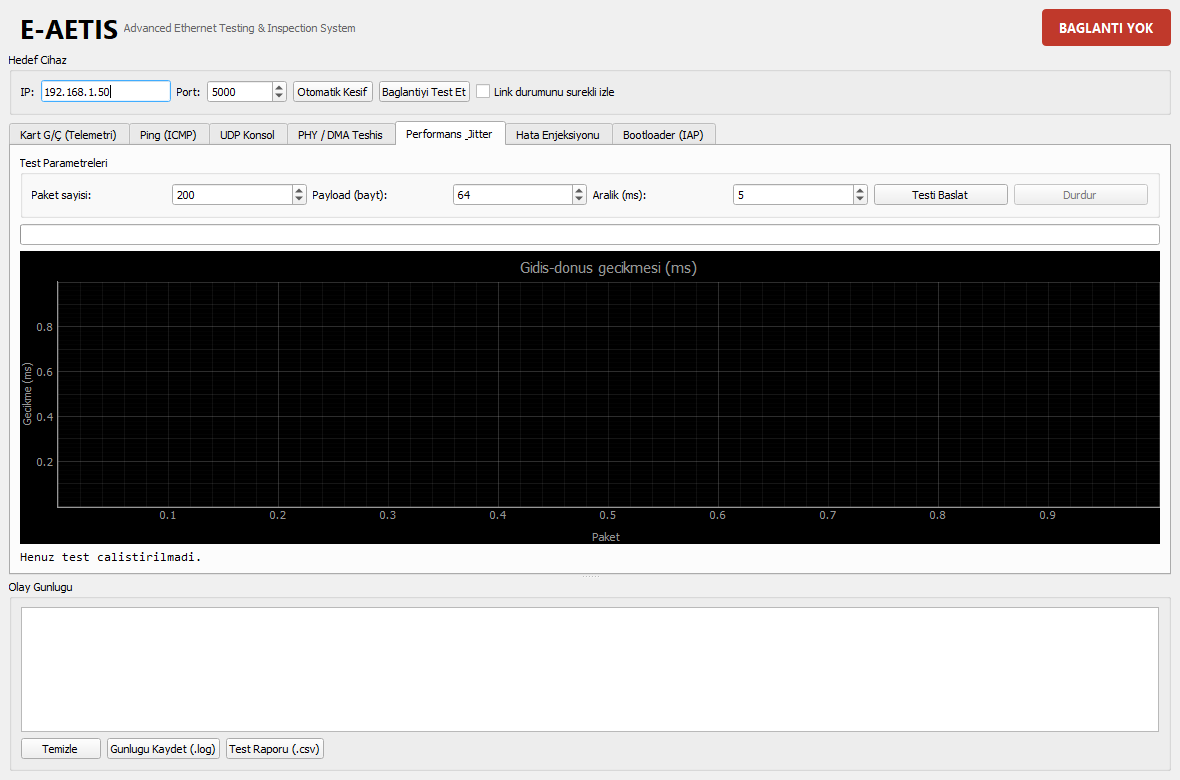

The script that drew this image:
#!/usr/bin/env python3
# -*- coding: utf-8 -*-
"""
E-AETIS - EHSIM Advanced Ethernet Testing & Inspection System
=============================================================
GELISIM DURUMU: 25 Agustos 2026 - Staj 22. Gun

Bir onceki gune (24 Agustos) ek olarak bugun:
  - PingWorker tamamlandi -> "Ping (ICMP)" sekmesi calisir hale geldi.
  - BenchmarkWorker yazildi -> "Performans & Jitter" sekmesi calisir hale geldi.
  - "PHY / DMA Teshis" sekmesinin altyapisi (ozet tablo + ham register
    tablosu + loopback kontrolu) kuruldu.
"Hata Enjeksiyonu" ve "Bootloader (IAP)" sekmeleri hala gelistirilme
asamasinda (yarinki gune birakildi).

Ekran goruntusu almak icin:  python 25_agustos.py
(Gereksinim: pip install PyQt5 pyqtgraph)
"""

import sys
import os
import csv
import time
import socket
import platform
import subprocess
import re
from datetime import datetime

from PyQt5.QtWidgets import (
    QApplication, QMainWindow, QWidget, QVBoxLayout, QHBoxLayout, QGridLayout,
    QGroupBox, QLabel, QLineEdit, QPushButton, QTextEdit, QTableWidget,
    QTableWidgetItem, QTabWidget, QProgressBar, QFileDialog, QHeaderView,
    QSpinBox, QComboBox, QCheckBox, QSplitter, QMessageBox
)
from PyQt5.QtCore import Qt, QThread, pyqtSignal, QTimer
from PyQt5.QtGui import QFont, QColor, QPixmap, QTextCursor

try:
    import pyqtgraph as pg
    HAS_PYQTGRAPH = True
except ImportError:
    HAS_PYQTGRAPH = False


# =============================================================================
#  PROTOKOL KATMANI
#  Tum soket islemleri buradan gecer. Arayuz asla dogrudan socket kullanmaz.
# =============================================================================

class Protocol:
    """E-AETIS UDP sozlesmesi. Firmware tarafi eth_app.c icindedir."""

    DEFAULT_PORT = 5000

    def __init__(self, ip="192.168.1.50", port=DEFAULT_PORT, timeout=1.0):
        self.ip = ip
        self.port = port
        self.timeout = timeout

    # --- Dusuk seviye ---------------------------------------------------

    def _sock(self, broadcast=False, timeout=None):
        s = socket.socket(socket.AF_INET, socket.SOCK_DGRAM)
        if broadcast:
            s.setsockopt(socket.SOL_SOCKET, socket.SO_BROADCAST, 1)
        s.settimeout(timeout if timeout is not None else self.timeout)
        return s

    def request(self, payload, expect_reply=True, timeout=None, ip=None):
        """Tek istek/yanit. (yanit_bytes, gecikme_ms) veya (None, None)."""
        if isinstance(payload, str):
            payload = payload.encode("utf-8")

        target = ip or self.ip
        s = self._sock(timeout=timeout)
        try:
            t0 = time.perf_counter()
            s.sendto(payload, (target, self.port))
            if not expect_reply:
                return b"", 0.0
            data, _ = s.recvfrom(4096)
            return data, (time.perf_counter() - t0) * 1000.0
        except socket.timeout:
            return None, None
        finally:
            s.close()

    def fire(self, payload, ip=None):
        """Yanit beklemeden gonder (fuzzing icin, ileride kullanilacak)."""
        if isinstance(payload, str):
            payload = payload.encode("utf-8")
        s = self._sock()
        try:
            s.sendto(payload, (ip or self.ip, self.port))
        finally:
            s.close()

    # --- Yanit ayristirma -----------------------------------------------

    @staticmethod
    def parse(data):
        """'HEADER|K:V|K:V' -> (header, {K: V}). Bozuk yanitta cokmez."""
        if not data:
            return None, {}
        text = data.decode("utf-8", errors="replace").strip()
        parts = text.split("|")
        header = parts[0] if parts else ""
        kv = {}
        for p in parts[1:]:
            if ":" in p:
                k, _, v = p.partition(":")   # split degil partition: cok kolonlu
                kv[k.strip()] = v.strip()    # degerler guvenli
        return header, kv

    # --- Komutlar --------------------------------------------------------

    def discover(self, timeout=2.0):
        """Agda cihaz ara. [(ip, bilgi_dict), ...] doner."""
        s = self._sock(broadcast=True, timeout=timeout)
        found = []
        try:
            s.sendto(b"DISCOVER_STM32_REQ", ("255.255.255.255", self.port))
            deadline = time.time() + timeout
            while time.time() < deadline:
                s.settimeout(max(0.05, deadline - time.time()))
                try:
                    data, addr = s.recvfrom(1024)
                except socket.timeout:
                    break
                header, kv = self.parse(data)
                if header.startswith("STM32_ACK"):
                    found.append((addr[0], kv))
        finally:
            s.close()
        return found

    def get_phy_stats(self):
        data, _ = self.request("GET_PHY_DMA_STATS", timeout=1.5)
        return self.parse(data)[1] if data else None

    def get_stats(self):
        data, _ = self.request("GET_STATS", timeout=1.5)
        return self.parse(data)[1] if data else None

    def reset_stats(self):
        data, _ = self.request("RESET_STATS")
        return data is not None

    def phy_read(self, reg):
        data, _ = self.request("PHY_READ|REG:%d" % reg)
        if not data:
            return None
        header, kv = self.parse(data)
        if header != "PHY_REG":
            return None
        try:
            return int(kv.get("VAL", "0"), 16)
        except ValueError:
            return None

    def phy_write(self, reg, value):
        data, _ = self.request("PHY_WRITE|REG:%d|VAL:0x%04X" % (reg, value))
        return data is not None and self.parse(data)[0] == "PHY_WOK"

    def phy_scan(self):
        data, _ = self.request("PHY_SCAN", timeout=3.0)
        return self.parse(data)[1] if data else None

    def loopback(self, enable):
        data, _ = self.request("LOOPBACK|EN:%d" % (1 if enable else 0))
        return data is not None

    def echo(self, payload):
        return self.request(b"ECHO|" + payload.encode("utf-8"))

    # --- Telemetri ---

    def get_vars(self):
        """Cihazdaki degiskenleri kesfet.
        [{'index','name','type','access','unit'}, ...] veya None."""
        data, _ = self.request("GET_VARS", timeout=2.0)
        if not data:
            return None
        header, kv = self.parse(data)
        if header != "VARS":
            return None

        out = []
        for key, val in kv.items():
            if not key.startswith("V") or key == "VARS":
                continue
            # val = "ad:tip:erisim:birim"
            fields = val.split(":")
            if len(fields) < 4:
                continue
            try:
                idx = int(key[1:])
            except ValueError:
                continue
            out.append({
                "index": idx,
                "name": fields[0],
                "type": fields[1],
                "access": fields[2],
                "unit": "" if fields[3] == "-" else fields[3],
            })
        out.sort(key=lambda d: d["index"])
        return out

    def read_all(self):
        """{'ad': 'deger', ...} veya None."""
        data, _ = self.request("READ_ALL", timeout=1.5)
        if not data:
            return None
        header, kv = self.parse(data)
        return kv if header == "VALS" else None

    def read_var(self, name):
        data, _ = self.request("READ|VAR:%s" % name)
        if not data:
            return None
        header, kv = self.parse(data)
        return kv.get(name) if header == "VAL" else None

    def write_var(self, name, value):
        """(basarili, geri_okunan_deger_veya_hata)"""
        data, _ = self.request("WRITE|VAR:%s|VAL:%s" % (name, value), timeout=2.0)
        if not data:
            return False, "yanit yok"
        header, kv = self.parse(data)
        if header == "WOK":
            return True, kv.get(name, "?")
        return False, data.decode("utf-8", "replace")


# =============================================================================
#  ARKA PLAN ISCILERI
# =============================================================================

class DiscoveryWorker(QThread):
    log = pyqtSignal(str)
    found = pyqtSignal(str, dict)

    def __init__(self, proto):
        super().__init__()
        self.proto = proto

    def run(self):
        self.log.emit("Agda cihaz araniyor (UDP broadcast :%d)..." % self.proto.port)
        try:
            results = self.proto.discover()
        except Exception as e:
            self.log.emit("Kesif hatasi: %s" % e)
            return

        if not results:
            self.log.emit("Cihaz bulunamadi. Kontrol edin: kablo, ayni alt ag, "
                          "firmware'de ETH_ENABLE_EAETIS_CMD=1, guvenlik duvari.")
            return

        for ip, info in results:
            desc = ", ".join("%s=%s" % kv for kv in info.items())
            self.log.emit("Cihaz bulundu: %s  (%s)" % (ip, desc))
            self.found.emit(ip, info)


class PingWorker(QThread):
    """ICMP ping. Ham soket yerine isletim sisteminin ping komutunu kullanir;
    boylece yonetici/root yetkisi gerekmez."""
    log = pyqtSignal(str)
    sample = pyqtSignal(float)
    summary = pyqtSignal(dict)

    def __init__(self, ip, count, size):
        super().__init__()
        self.ip = ip
        self.count = count
        self.size = size
        self._stop = False

    def stop(self):
        self._stop = True

    def _build_cmd(self, seq_size):
        win = platform.system().lower().startswith("win")
        if win:
            return ["ping", "-n", "1", "-l", str(seq_size), "-w", "1000", self.ip]
        if platform.system().lower() == "darwin":
            return ["ping", "-c", "1", "-s", str(seq_size), "-W", "1000", self.ip]
        return ["ping", "-c", "1", "-s", str(seq_size), "-W", "1", self.ip]

    def run(self):
        self.log.emit("ICMP ping: %s, %d paket x %d bayt payload"
                      % (self.ip, self.count, self.size))
        self.log.emit("Not: ICMP yaniti BSP'nin eth_app.c icindeki icmp_handle() "
                      "fonksiyonundan gelir - IP/checksum yolunu dogrular.")

        rtts, lost = [], 0
        rx = re.compile(r"(?:time[<=]|zaman[<=])\s*([\d\.,]+)\s*ms", re.IGNORECASE)

        for i in range(self.count):
            if self._stop:
                self.log.emit("Ping durduruldu.")
                break
            try:
                out = subprocess.run(self._build_cmd(self.size),
                                     capture_output=True, text=True, timeout=5)
                text = (out.stdout or "") + (out.stderr or "")
                m = rx.search(text)
                if out.returncode == 0 and m:
                    ms = float(m.group(1).replace(",", "."))
                    rtts.append(ms)
                    self.sample.emit(ms)
                    self.log.emit("  #%d  yanit  %.2f ms" % (i + 1, ms))
                else:
                    lost += 1
                    self.log.emit("  #%d  yanit yok" % (i + 1))
            except subprocess.TimeoutExpired:
                lost += 1
                self.log.emit("  #%d  zaman asimi" % (i + 1))
            except FileNotFoundError:
                self.log.emit("Sistemde 'ping' komutu bulunamadi.")
                return
            time.sleep(0.15)

        total = len(rtts) + lost
        if not rtts:
            self.log.emit("Hic ICMP yaniti alinamadi. Kontrol edin: kablo, ayni "
                          "alt ag, eth_config.h'de ETH_ENABLE_ICMP=1.")
            return

        mean = sum(rtts) / len(rtts)
        var = sum((x - mean) ** 2 for x in rtts) / len(rtts)
        res = {
            "sent": total, "received": len(rtts), "lost": lost,
            "loss_pct": lost / total * 100.0 if total else 0.0,
            "min_ms": min(rtts), "max_ms": max(rtts),
            "avg_ms": mean, "jitter_ms": var ** 0.5,
        }
        self.log.emit("Ping sonucu: %d/%d yanit, kayip %.1f%% | min %.2f / "
                      "ort %.2f / max %.2f ms | jitter %.2f ms"
                      % (res["received"], total, res["loss_pct"], res["min_ms"],
                         res["avg_ms"], res["max_ms"], res["jitter_ms"]))
        self.summary.emit(res)


class TelemetryWorker(QThread):
    """Kayitli degiskenleri periyodik olarak okur."""
    log = pyqtSignal(str)
    values = pyqtSignal(dict)

    def __init__(self, proto, interval_ms):
        super().__init__()
        self.proto = proto
        self.interval = interval_ms / 1000.0
        self._stop = False
        self._fail_streak = 0

    def stop(self):
        self._stop = True

    def run(self):
        while not self._stop:
            vals = self.proto.read_all()
            if vals is None:
                self._fail_streak += 1
                if self._fail_streak == 3:
                    self.log.emit("Telemetri okunamiyor (3 ardisik hata). "
                                  "Firmware'de ETH_ENABLE_TELEMETRY=1 mi?")
            else:
                self._fail_streak = 0
                self.values.emit(vals)
            time.sleep(self.interval)


class BenchmarkWorker(QThread):
    """Gecikme / jitter / bant genisligi olcumu."""
    log = pyqtSignal(str)
    sample = pyqtSignal(float)
    finished_summary = pyqtSignal(dict)
    progress = pyqtSignal(int)

    def __init__(self, proto, count, payload_size, interval_ms):
        super().__init__()
        self.proto = proto
        self.count = count
        self.payload_size = payload_size
        self.interval = interval_ms / 1000.0
        self._stop = False

    def stop(self):
        self._stop = True

    def run(self):
        # PERF_TEST_ oneki firmware tarafinda echo'ya yonlendirilir.
        filler = "A" * max(0, self.payload_size - len("PERF_TEST_"))
        payload = ("PERF_TEST_" + filler).encode("utf-8")

        self.log.emit("Benchmark: %d paket x %d bayt, aralik %d ms"
                      % (self.count, len(payload), int(self.interval * 1000)))

        # Once sayaclari sifirla ki donanim kaybi bu teste ait olsun.
        if self.proto.reset_stats():
            self.log.emit("Cihaz sayaclari sifirlandi.")

        lat = []
        lost = 0
        t_start = time.perf_counter()

        for i in range(self.count):
            if self._stop:
                self.log.emit("Test kullanici tarafindan durduruldu.")
                break

            data, ms = self.proto.request(payload, timeout=0.5)
            if data is None:
                lost += 1
            else:
                lat.append(ms)
                self.sample.emit(ms)

            self.progress.emit(int((i + 1) * 100 / self.count))
            if self.interval > 0:
                time.sleep(self.interval)

        elapsed = time.perf_counter() - t_start
        sent = len(lat) + lost

        if not lat:
            self.log.emit("Hic yanit alinamadi. Cihaz ulasilabilir mi?")
            return

        lat_sorted = sorted(lat)
        mean = sum(lat) / len(lat)
        var = sum((x - mean) ** 2 for x in lat) / len(lat)

        # Bant genisligi: gidis + donus, iki yonlu.
        total_bytes = len(lat) * len(payload) * 2
        mbps = (total_bytes * 8) / elapsed / 1e6 if elapsed > 0 else 0.0

        summary = {
            "sent": sent,
            "received": len(lat),
            "lost": lost,
            "loss_pct": (lost / sent * 100.0) if sent else 0.0,
            "min_ms": lat_sorted[0],
            "max_ms": lat_sorted[-1],
            "avg_ms": mean,
            "jitter_ms": var ** 0.5,
            "p95_ms": lat_sorted[int(len(lat_sorted) * 0.95) - 1],
            "mbps": mbps,
            "elapsed_s": elapsed,
        }

        self.log.emit(
            "Sonuc: %d/%d yanit, kayip %.1f%% | min %.2f / ort %.2f / p95 %.2f "
            "/ max %.2f ms | jitter %.2f ms | ~%.2f Mbps"
            % (summary["received"], sent, summary["loss_pct"],
               summary["min_ms"], summary["avg_ms"], summary["p95_ms"],
               summary["max_ms"], summary["jitter_ms"], summary["mbps"]))

        # Yazilim tarafi kaybi ile donanim tarafi kaybini ayirmak kritik.
        hw = self.proto.get_stats()
        if hw:
            self.log.emit(
                "Cihaz sayaclari -> RX %s frame, dusen %s, donanim kayip %s, "
                "CRC hata %s, TX desc yok %s"
                % (hw.get("RX_FRAMES", "?"), hw.get("RX_DROP", "?"),
                   hw.get("RX_MISS", "?"), hw.get("CRC_ERR", "?"),
                   hw.get("TX_NODESC", "?")))
            if hw.get("RX_MISS", "0") not in ("0", "?"):
                self.log.emit(
                    "UYARI: donanim missed-frame sayaci sifir degil. Paket kaybi "
                    "kablodan degil, ProcessEvents'in gec cagrilmasindan kaynaklaniyor.")
            summary.update({"hw_" + k: v for k, v in hw.items()})

        self.finished_summary.emit(summary)


# =============================================================================
#  ANA PENCERE
# =============================================================================

MONO = QFont("Consolas", 9)

PHY_REGISTERS = [
    (0x00, "BMCR",   "Basic Mode Control"),
    (0x01, "BMSR",   "Basic Mode Status"),
    (0x02, "PHYID1", "PHY Identifier 1"),
    (0x03, "PHYID2", "PHY Identifier 2"),
    (0x04, "ANAR",   "Auto-Neg Advertisement"),
    (0x05, "ANLPAR", "Link Partner Ability"),
    (0x06, "ANER",   "Auto-Neg Expansion"),
    (0x1E, "VND1E",  "Vendor (KSZ: PHY Control 1)"),
    (0x1F, "VND1F",  "Vendor (LAN: Special Ctrl/Status)"),
]


class EAETISWindow(QMainWindow):

    def __init__(self):
        super().__init__()
        self.proto = Protocol()
        self.workers = []
        self.latencies = []
        self.last_summary = {}

        self.setWindowTitle("E-AETIS - EHSIM Advanced Ethernet Testing & "
                            "Inspection System")
        self.resize(1180, 780)

        self._build_ui()

        self.poll_timer = QTimer(self)
        self.poll_timer.timeout.connect(self._poll_link)
        self.poll_timer.setInterval(2000)

    # ------------------------------------------------------------------ UI

    def _build_ui(self):
        root = QWidget()
        outer = QVBoxLayout(root)

        outer.addLayout(self._build_header())
        outer.addWidget(self._build_connection_bar())

        split = QSplitter(Qt.Vertical)

        self.tabs = QTabWidget()
        self.tabs.addTab(self._tab_io(),        "Kart G/Ç (Telemetri)")
        self.tabs.addTab(self._tab_ping(),      "Ping (ICMP)")
        self.tabs.addTab(self._tab_console(),   "UDP Konsol")
        self.tabs.addTab(self._tab_phy(),       "PHY / DMA Teshis")
        self.tabs.addTab(self._tab_benchmark(), "Performans & Jitter")
        self.tabs.addTab(self._tab_placeholder(
            "Hata Enjeksiyonu sekmesi henuz gelistirilme asamasinda."), "Hata Enjeksiyonu")
        self.tabs.addTab(self._tab_placeholder(
            "Bootloader (IAP) sekmesi henuz gelistirilme asamasinda."), "Bootloader (IAP)")
        split.addWidget(self.tabs)

        split.addWidget(self._build_log_panel())
        split.setSizes([520, 220])
        outer.addWidget(split)

        self.setCentralWidget(root)

    def _build_header(self):
        row = QHBoxLayout()

        logo = QLabel()
        for candidate in ("ehsim_logo.png", "logo.png"):
            if os.path.exists(candidate):
                pix = QPixmap(candidate)
                if not pix.isNull():
                    logo.setPixmap(pix.scaledToHeight(48, Qt.SmoothTransformation))
                break
        row.addWidget(logo)

        title = QLabel("E-AETIS")
        title.setFont(QFont("Segoe UI", 20, QFont.Bold))
        row.addWidget(title)

        sub = QLabel("Advanced Ethernet Testing & Inspection System")
        sub.setStyleSheet("color: #666;")
        row.addWidget(sub)

        row.addStretch()

        self.link_badge = QLabel("BAGLANTI YOK")
        self.link_badge.setFont(QFont("Segoe UI", 10, QFont.Bold))
        self.link_badge.setStyleSheet(
            "background:#c0392b; color:white; padding:6px 14px; border-radius:4px;")
        row.addWidget(self.link_badge)
        return row

    def _build_connection_bar(self):
        box = QGroupBox("Hedef Cihaz")
        lay = QHBoxLayout(box)

        lay.addWidget(QLabel("IP:"))
        self.ip_input = QLineEdit("192.168.1.50")
        self.ip_input.setFixedWidth(130)
        lay.addWidget(self.ip_input)

        lay.addWidget(QLabel("Port:"))
        self.port_input = QSpinBox()
        self.port_input.setRange(1, 65535)
        self.port_input.setValue(Protocol.DEFAULT_PORT)
        self.port_input.setFixedWidth(80)
        lay.addWidget(self.port_input)

        btn_disc = QPushButton("Otomatik Kesif")
        btn_disc.clicked.connect(self.do_discover)
        lay.addWidget(btn_disc)

        btn_ping = QPushButton("Baglantiyi Test Et")
        btn_ping.clicked.connect(self.do_ping)
        lay.addWidget(btn_ping)

        self.chk_poll = QCheckBox("Link durumunu surekli izle")
        self.chk_poll.stateChanged.connect(self._toggle_poll)
        lay.addWidget(self.chk_poll)

        lay.addStretch()
        return box

    def _build_log_panel(self):
        box = QGroupBox("Olay Gunlugu")
        lay = QVBoxLayout(box)

        self.log_text = QTextEdit()
        self.log_text.setReadOnly(True)
        self.log_text.setFont(MONO)
        lay.addWidget(self.log_text)

        row = QHBoxLayout()
        b1 = QPushButton("Temizle")
        b1.clicked.connect(self.log_text.clear)
        row.addWidget(b1)

        b2 = QPushButton("Gunlugu Kaydet (.log)")
        b2.clicked.connect(self.save_log)
        row.addWidget(b2)

        b3 = QPushButton("Test Raporu (.csv)")
        b3.clicked.connect(self.export_csv)
        row.addWidget(b3)

        row.addStretch()
        lay.addLayout(row)
        return box

    # ------------------------------------------------------- Tab: Kart G/Ç

    def _tab_io(self):
        w = QWidget()
        lay = QVBoxLayout(w)

        info = QLabel(
            "Karttaki degiskenler otomatik kesfedilir. Sensor degerleri salt "
            "okunur, cikislar (LED, role) yazilabilir. Yeni bir degisken "
            "eklemek icin sadece main.c'de ETH_BSP_RegisterVar() cagirmaniz "
            "yeterlidir - arayuzde hicbir degisiklik gerekmez.")
        info.setWordWrap(True)
        info.setStyleSheet("color:#555;")
        lay.addWidget(info)

        row = QHBoxLayout()
        b_disc = QPushButton("Degiskenleri Kesfet")
        b_disc.clicked.connect(self.do_discover_vars)
        row.addWidget(b_disc)

        b_read = QPushButton("Bir Kez Oku")
        b_read.clicked.connect(self.do_read_vars_once)
        row.addWidget(b_read)

        row.addWidget(QLabel("Periyot (ms):"))
        self.io_interval = QSpinBox()
        self.io_interval.setRange(50, 10000)
        self.io_interval.setValue(500)
        self.io_interval.setFixedWidth(90)
        row.addWidget(self.io_interval)

        self.io_live = QCheckBox("Canli izle")
        self.io_live.stateChanged.connect(self._toggle_telemetry)
        row.addWidget(self.io_live)
        row.addStretch()
        lay.addLayout(row)

        self.io_table = QTableWidget(0, 5)
        self.io_table.setHorizontalHeaderLabels(
            ["Degisken", "Deger", "Birim", "Tip / Erisim", "Kontrol"])
        self.io_table.horizontalHeader().setSectionResizeMode(QHeaderView.Stretch)
        lay.addWidget(self.io_table)

        # --- Yazma kutusu ---
        wbox = QGroupBox("Karta Deger Yaz")
        g = QHBoxLayout(wbox)
        g.addWidget(QLabel("Degisken:"))
        self.io_write_name = QComboBox()
        self.io_write_name.setEditable(True)
        self.io_write_name.setMinimumWidth(160)
        g.addWidget(self.io_write_name)

        g.addWidget(QLabel("Deger:"))
        self.io_write_val = QLineEdit("1")
        self.io_write_val.setFixedWidth(100)
        g.addWidget(self.io_write_val)

        b_w = QPushButton("Yaz")
        b_w.clicked.connect(self.do_write_var)
        g.addWidget(b_w)
        g.addStretch()
        lay.addWidget(wbox)

        if HAS_PYQTGRAPH:
            hrow = QHBoxLayout()
            hrow.addWidget(QLabel("Grafige alinacak degisken:"))
            self.io_plot_var = QComboBox()
            self.io_plot_var.setMinimumWidth(160)
            hrow.addWidget(self.io_plot_var)
            hb = QPushButton("Grafigi Temizle")
            hb.clicked.connect(self._clear_io_plot)
            hrow.addWidget(hb)
            hrow.addStretch()
            lay.addLayout(hrow)

            self.io_plot = pg.PlotWidget(title="Canli degisken izleme")
            self.io_plot.showGrid(x=True, y=True, alpha=0.3)
            self.io_curve = self.io_plot.plot(pen=pg.mkPen(width=2))
            self.io_history = []
            lay.addWidget(self.io_plot)
        else:
            self.io_curve = None
            self.io_history = []

        self.io_vars = []
        return w

    # ------------------------------------------------------------ Tab: Ping

    def _tab_ping(self):
        w = QWidget()
        lay = QVBoxLayout(w)

        info = QLabel(
            "ICMP echo testi. Yanit, BSP'nin eth_app.c dosyasindaki "
            "icmp_handle() fonksiyonundan gelir; yani bu test IP basligi "
            "olusturmayi, checksum hesabini ve TX/RX yolunu birlikte "
            "dogrular. Isletim sisteminin ping komutu kullanilir, yonetici "
            "yetkisi gerekmez.")
        info.setWordWrap(True)
        info.setStyleSheet("color:#555;")
        lay.addWidget(info)

        cfg = QGroupBox("Parametreler")
        g = QGridLayout(cfg)

        g.addWidget(QLabel("Paket sayisi:"), 0, 0)
        self.ping_count = QSpinBox()
        self.ping_count.setRange(1, 1000)
        self.ping_count.setValue(10)
        g.addWidget(self.ping_count, 0, 1)

        g.addWidget(QLabel("Payload (bayt):"), 0, 2)
        self.ping_size = QSpinBox()
        self.ping_size.setRange(0, 1400)
        self.ping_size.setValue(32)
        g.addWidget(self.ping_size, 0, 3)

        self.ping_start = QPushButton("Ping Baslat")
        self.ping_start.clicked.connect(self.do_ping_test)
        g.addWidget(self.ping_start, 0, 4)

        self.ping_stop = QPushButton("Durdur")
        self.ping_stop.setEnabled(False)
        g.addWidget(self.ping_stop, 0, 5)

        lay.addWidget(cfg)

        self.ping_result = QLabel("Henuz ping calistirilmadi.")
        self.ping_result.setFont(MONO)
        lay.addWidget(self.ping_result)

        if HAS_PYQTGRAPH:
            self.ping_plot = pg.PlotWidget(title="ICMP gidis-donus suresi (ms)")
            self.ping_plot.showGrid(x=True, y=True, alpha=0.3)
            self.ping_curve = self.ping_plot.plot(
                pen=pg.mkPen(width=2), symbol="o", symbolSize=5)
            lay.addWidget(self.ping_plot)
        else:
            self.ping_curve = None
        self.ping_samples = []
        return w

    # ---------------------------------------------------------- Tab: Konsol

    def _tab_console(self):
        w = QWidget()
        lay = QVBoxLayout(w)

        info = QLabel("Cihaza ham komut gonderin. Bilinmeyen komutlar firmware "
                      "tarafindan sessizce yok sayilir; genel yankilama icin "
                      "ECHO| onekini kullanin.")
        info.setWordWrap(True)
        info.setStyleSheet("color:#555;")
        lay.addWidget(info)

        row = QHBoxLayout()
        self.cmd_combo = QComboBox()
        self.cmd_combo.setEditable(True)
        self.cmd_combo.addItems([
            "GET_PHY_DMA_STATS",
            "GET_STATS",
            "RESET_STATS",
            "PHY_SCAN",
            "PHY_READ|REG:1",
            "PHY_WRITE|REG:0|VAL:0x1200",
            "LOOPBACK|EN:1",
            "LOOPBACK|EN:0",
            "GET_VARS",
            "READ_ALL",
            "READ|VAR:sicaklik",
            "WRITE|VAR:led|VAL:1",
            "ECHO|merhaba",
            "DISCOVER_STM32_REQ",
        ])
        row.addWidget(self.cmd_combo, 1)

        btn = QPushButton("Gonder")
        btn.clicked.connect(self.do_send_command)
        row.addWidget(btn)
        lay.addLayout(row)

        self.console_out = QTextEdit()
        self.console_out.setReadOnly(True)
        self.console_out.setFont(MONO)
        lay.addWidget(self.console_out)
        return w

    # ------------------------------------------------------------- Tab: PHY

    def _tab_phy(self):
        w = QWidget()
        lay = QVBoxLayout(w)

        row = QHBoxLayout()
        b1 = QPushButton("Ozet Teshis Oku")
        b1.clicked.connect(self.do_phy_summary)
        row.addWidget(b1)

        b2 = QPushButton("Tum Register'lari Tara")
        b2.clicked.connect(self.do_phy_dump)
        row.addWidget(b2)

        b3 = QPushButton("SMI Adres Taramasi")
        b3.clicked.connect(self.do_phy_scan)
        row.addWidget(b3)

        b4 = QPushButton("Loopback Ac")
        b4.clicked.connect(lambda: self.do_loopback(True))
        row.addWidget(b4)

        b5 = QPushButton("Loopback Kapat")
        b5.clicked.connect(lambda: self.do_loopback(False))
        row.addWidget(b5)
        row.addStretch()
        lay.addLayout(row)

        # --- Ozet tablo ---
        self.summary_table = QTableWidget(7, 2)
        self.summary_table.setHorizontalHeaderLabels(["Parametre", "Deger"])
        self.summary_table.horizontalHeader().setSectionResizeMode(QHeaderView.Stretch)
        self.summary_keys = ["BCR", "BSR", "LINK", "SPEED", "DUPLEX",
                             "DMA_RX_ERR", "DMA_TX_ERR"]
        labels = ["PHY BMCR (Basic Control)", "PHY BMSR (Basic Status)",
                  "Link Durumu", "Anlasilan Hiz", "Duplex Modu",
                  "DMA RX Kayip / Dusen", "DMA TX Descriptor Hatasi"]
        for i, lbl in enumerate(labels):
            self.summary_table.setItem(i, 0, QTableWidgetItem(lbl))
            self.summary_table.setItem(i, 1, QTableWidgetItem("-"))
        lay.addWidget(self.summary_table)

        # --- Ham register tablosu ---
        lay.addWidget(QLabel("Ham PHY Register'lari (cift tiklayarak yazabilirsiniz)"))
        self.reg_table = QTableWidget(len(PHY_REGISTERS), 4)
        self.reg_table.setHorizontalHeaderLabels(
            ["Adres", "Isim", "Aciklama", "Deger"])
        self.reg_table.horizontalHeader().setSectionResizeMode(QHeaderView.Stretch)
        for i, (addr, name, desc) in enumerate(PHY_REGISTERS):
            self.reg_table.setItem(i, 0, QTableWidgetItem("0x%02X" % addr))
            self.reg_table.setItem(i, 1, QTableWidgetItem(name))
            self.reg_table.setItem(i, 2, QTableWidgetItem(desc))
            self.reg_table.setItem(i, 3, QTableWidgetItem("-"))
        self.reg_table.cellDoubleClicked.connect(self.do_reg_write_prompt)
        lay.addWidget(self.reg_table)
        return w

    # ------------------------------------------------------- Tab: Benchmark

    def _tab_benchmark(self):
        w = QWidget()
        lay = QVBoxLayout(w)

        cfg = QGroupBox("Test Parametreleri")
        g = QGridLayout(cfg)

        g.addWidget(QLabel("Paket sayisi:"), 0, 0)
        self.bm_count = QSpinBox(); self.bm_count.setRange(1, 100000)
        self.bm_count.setValue(200)
        g.addWidget(self.bm_count, 0, 1)

        g.addWidget(QLabel("Payload (bayt):"), 0, 2)
        self.bm_size = QSpinBox(); self.bm_size.setRange(16, 1400)
        self.bm_size.setValue(64)
        g.addWidget(self.bm_size, 0, 3)

        g.addWidget(QLabel("Aralik (ms):"), 0, 4)
        self.bm_interval = QSpinBox(); self.bm_interval.setRange(0, 1000)
        self.bm_interval.setValue(5)
        g.addWidget(self.bm_interval, 0, 5)

        self.bm_start = QPushButton("Testi Baslat")
        self.bm_start.clicked.connect(self.do_benchmark)
        g.addWidget(self.bm_start, 0, 6)

        self.bm_stop = QPushButton("Durdur")
        self.bm_stop.setEnabled(False)
        g.addWidget(self.bm_stop, 0, 7)

        lay.addWidget(cfg)

        self.bm_progress = QProgressBar()
        lay.addWidget(self.bm_progress)

        if HAS_PYQTGRAPH:
            self.plot = pg.PlotWidget(title="Gidis-donus gecikmesi (ms)")
            self.plot.setLabel("left", "Gecikme", units="ms")
            self.plot.setLabel("bottom", "Paket")
            self.plot.showGrid(x=True, y=True, alpha=0.3)
            self.curve = self.plot.plot(pen=pg.mkPen(width=2))
            lay.addWidget(self.plot)
        else:
            warn = QLabel("pyqtgraph kurulu degil - canli grafik devre disi.\n"
                          "Kurmak icin:  pip install pyqtgraph")
            warn.setAlignment(Qt.AlignCenter)
            warn.setStyleSheet("color:#b58900; padding:40px;")
            lay.addWidget(warn)
            self.curve = None

        self.bm_result = QLabel("Henuz test calistirilmadi.")
        self.bm_result.setFont(MONO)
        lay.addWidget(self.bm_result)
        return w

    # ------------------------------------------------------ Tab: Placeholder

    def _tab_placeholder(self, text):
        """Henuz gelistirilmemis sekmeler icin gecici bosluk tutucu."""
        w = QWidget()
        lay = QVBoxLayout(w)
        lbl = QLabel(text)
        lbl.setAlignment(Qt.AlignCenter)
        lbl.setWordWrap(True)
        lbl.setStyleSheet("color:#999; font-style: italic; padding: 60px;")
        lay.addWidget(lbl)
        return w

    # ------------------------------------------------------------- Yardimci

    def log(self, msg):
        stamp = datetime.now().strftime("%H:%M:%S")
        self.log_text.append("[%s] %s" % (stamp, msg))
        self.log_text.moveCursor(QTextCursor.End)

    def _sync_proto(self):
        self.proto.ip = self.ip_input.text().strip()
        self.proto.port = self.port_input.value()

    def _run(self, worker):
        worker.log.connect(self.log)
        worker.finished.connect(lambda: self.workers.remove(worker)
                                if worker in self.workers else None)
        self.workers.append(worker)
        worker.start()
        return worker

    def _set_link_badge(self, up, detail=""):
        if up:
            self.link_badge.setText("LINK UP  " + detail)
            self.link_badge.setStyleSheet(
                "background:#27ae60; color:white; padding:6px 14px; border-radius:4px;")
        else:
            self.link_badge.setText("BAGLANTI YOK")
            self.link_badge.setStyleSheet(
                "background:#c0392b; color:white; padding:6px 14px; border-radius:4px;")

    # --------------------------------------------------------------- Eylem

    def do_discover(self):
        self._sync_proto()
        w = DiscoveryWorker(self.proto)
        w.found.connect(self._on_discovered)
        self._run(w)

    def _on_discovered(self, ip, info):
        self.ip_input.setText(ip)
        self._sync_proto()

    def do_ping(self):
        self._sync_proto()
        data, ms = self.proto.request("GET_PHY_DMA_STATS", timeout=1.5)
        if data is None:
            self.log("Cihaz yanit vermiyor (%s:%d)." % (self.proto.ip, self.proto.port))
            self._set_link_badge(False)
            return
        header, kv = self.proto.parse(data)
        self.log("Yanit alindi (%.2f ms): %s" % (ms, header))
        self._apply_summary(kv)

    def _toggle_poll(self, state):
        if state == Qt.Checked:
            self._sync_proto()
            self.poll_timer.start()
            self.log("Surekli link izleme acildi (2 sn araliklarla).")
        else:
            self.poll_timer.stop()
            self.log("Surekli link izleme kapatildi.")

    def _poll_link(self):
        kv = self.proto.get_phy_stats()
        if kv is None:
            self._set_link_badge(False)
            return
        self._apply_summary(kv)

    def do_send_command(self):
        self._sync_proto()
        cmd = self.cmd_combo.currentText().strip()
        if not cmd:
            return
        data, ms = self.proto.request(cmd, timeout=3.0)
        self.console_out.append("> %s" % cmd)
        if data is None:
            self.console_out.append("  (yanit yok / zaman asimi)\n")
        else:
            self.console_out.append("< %s   [%.2f ms]\n"
                                    % (data.decode("utf-8", "replace"), ms))
        self.console_out.moveCursor(QTextCursor.End)

    # ------------------------------------------------------- Eylem: Kart G/Ç

    def do_discover_vars(self):
        self._sync_proto()
        variables = self.proto.get_vars()
        if variables is None:
            self.log("Degisken listesi alinamadi. Firmware'de "
                     "ETH_ENABLE_TELEMETRY=1 olmali ve main.c'de en az bir "
                     "ETH_BSP_RegisterVar() cagrisi bulunmali.")
            return
        if not variables:
            self.log("Cihazda kayitli degisken yok. main.c'de "
                     "ETH_BSP_RegisterVar() cagirin.")
            self.io_table.setRowCount(0)
            return

        self.io_vars = variables
        self.io_table.setRowCount(len(variables))
        self.io_write_name.clear()
        if HAS_PYQTGRAPH:
            self.io_plot_var.clear()

        for i, v in enumerate(variables):
            self.io_table.setItem(i, 0, QTableWidgetItem(v["name"]))

            val_item = QTableWidgetItem("-")
            val_item.setFont(MONO)
            self.io_table.setItem(i, 1, val_item)

            self.io_table.setItem(i, 2, QTableWidgetItem(v["unit"] or "-"))
            self.io_table.setItem(i, 3, QTableWidgetItem(
                "%s / %s" % (v["type"], "yazilabilir" if v["access"] == "rw"
                             else "salt okunur")))

            if v["access"] == "rw":
                btn = QPushButton("Ac / Kapat" if v["type"] == "u8" else "Yaz")
                btn.clicked.connect(
                    lambda _, name=v["name"], t=v["type"]: self._quick_write(name, t))
                self.io_table.setCellWidget(i, 4, btn)
                self.io_write_name.addItem(v["name"])
            else:
                self.io_table.setItem(i, 4, QTableWidgetItem("-"))

            if HAS_PYQTGRAPH:
                self.io_plot_var.addItem(v["name"])

        rw = sum(1 for v in variables if v["access"] == "rw")
        self.log("%d degisken bulundu (%d yazilabilir): %s"
                 % (len(variables), rw, ", ".join(v["name"] for v in variables)))

    def _quick_write(self, name, vtype):
        """u8 degiskenler icin ac/kapat, digerleri icin kutudaki degeri yaz."""
        self._sync_proto()
        if vtype == "u8":
            current = self._current_value(name)
            try:
                new = 0 if float(current) >= 0.5 else 1
            except (TypeError, ValueError):
                new = 1
            value = str(new)
        else:
            value = self.io_write_val.text().strip() or "0"

        ok, result = self.proto.write_var(name, value)
        if ok:
            self.log("%s <- %s  (karttan geri okunan: %s)" % (name, value, result))
            self.do_read_vars_once()
        else:
            self.log("%s yazilamadi: %s" % (name, result))

    def _current_value(self, name):
        for i in range(self.io_table.rowCount()):
            if self.io_table.item(i, 0) and self.io_table.item(i, 0).text() == name:
                item = self.io_table.item(i, 1)
                return item.text() if item else None
        return None

    def do_write_var(self):
        name = self.io_write_name.currentText().strip()
        if not name:
            self.log("Once bir degisken secin.")
            return
        self._sync_proto()
        value = self.io_write_val.text().strip()
        ok, result = self.proto.write_var(name, value)
        if ok:
            self.log("%s <- %s  (karttan geri okunan: %s)" % (name, value, result))
            self.do_read_vars_once()
        else:
            self.log("%s yazilamadi: %s" % (name, result))

    def do_read_vars_once(self):
        self._sync_proto()
        vals = self.proto.read_all()
        if vals is None:
            self.log("Degerler okunamadi.")
            return
        self._apply_values(vals)

    def _apply_values(self, vals):
        for i in range(self.io_table.rowCount()):
            name_item = self.io_table.item(i, 0)
            if not name_item:
                continue
            v = vals.get(name_item.text())
            if v is not None:
                item = QTableWidgetItem(v)
                item.setFont(MONO)
                self.io_table.setItem(i, 1, item)

        if HAS_PYQTGRAPH and self.io_curve is not None:
            sel = self.io_plot_var.currentText()
            if sel and sel in vals:
                try:
                    self.io_history.append(float(vals[sel]))
                except ValueError:
                    return
                if len(self.io_history) > 600:
                    self.io_history = self.io_history[-600:]
                self.io_curve.setData(list(range(len(self.io_history))),
                                      self.io_history)
                self.io_plot.setTitle("Canli izleme: %s" % sel)

    def _clear_io_plot(self):
        self.io_history = []
        if self.io_curve is not None:
            self.io_curve.setData([], [])

    def _toggle_telemetry(self, state):
        if state == Qt.Checked:
            if not self.io_vars:
                self.log("Once 'Degiskenleri Kesfet' butonuna basin.")
                self.io_live.setChecked(False)
                return
            self._sync_proto()
            self.telemetry_worker = TelemetryWorker(self.proto,
                                                    self.io_interval.value())
            self.telemetry_worker.values.connect(self._apply_values)
            self._run(self.telemetry_worker)
            self.log("Canli telemetri baslatildi (%d ms)." % self.io_interval.value())
        else:
            if getattr(self, "telemetry_worker", None):
                self.telemetry_worker.stop()
                self.telemetry_worker = None
                self.log("Canli telemetri durduruldu.")

    # --------------------------------------------------------- Eylem: Ping

    def do_ping_test(self):
        self._sync_proto()
        self.ping_samples = []
        if self.ping_curve:
            self.ping_curve.setData([], [])

        w = PingWorker(self.proto.ip, self.ping_count.value(),
                       self.ping_size.value())
        w.sample.connect(self._on_ping_sample)
        w.summary.connect(self._on_ping_done)
        w.finished.connect(lambda: self.ping_start.setEnabled(True))
        w.finished.connect(lambda: self.ping_stop.setEnabled(False))

        self.ping_start.setEnabled(False)
        self.ping_stop.setEnabled(True)
        try:
            self.ping_stop.clicked.disconnect()
        except TypeError:
            pass
        self.ping_stop.clicked.connect(w.stop)
        self._run(w)

    def _on_ping_sample(self, ms):
        self.ping_samples.append(ms)
        if self.ping_curve:
            self.ping_curve.setData(list(range(len(self.ping_samples))),
                                    self.ping_samples)

    def _on_ping_done(self, res):
        self.ping_result.setText(
            "Gonderilen %d | Alinan %d | Kayip %.1f%%\n"
            "min %.2f ms   ort %.2f ms   max %.2f ms   jitter %.2f ms"
            % (res["sent"], res["received"], res["loss_pct"],
               res["min_ms"], res["avg_ms"], res["max_ms"], res["jitter_ms"]))

    def do_phy_summary(self):
        self._sync_proto()
        kv = self.proto.get_phy_stats()
        if kv is None:
            self.log("PHY teshis verisi alinamadi.")
            return
        self._apply_summary(kv)
        self.log("PHY/DMA teshis verileri guncellendi.")

    def _apply_summary(self, kv):
        for i, key in enumerate(self.summary_keys):
            self.summary_table.setItem(i, 1, QTableWidgetItem(kv.get(key, "-")))

        link = kv.get("LINK", "").upper()
        detail = "%s %s" % (kv.get("SPEED", ""), kv.get("DUPLEX", ""))
        self._set_link_badge(link == "UP", detail.strip())

    def do_phy_dump(self):
        self._sync_proto()
        self.log("Tum PHY register'lari okunuyor...")
        ok = 0
        for i, (addr, name, _) in enumerate(PHY_REGISTERS):
            val = self.proto.phy_read(addr)
            if val is None:
                self.reg_table.setItem(i, 3, QTableWidgetItem("okunamadi"))
            else:
                item = QTableWidgetItem("0x%04X   (0b%s)" % (val, format(val, "016b")))
                item.setFont(MONO)
                self.reg_table.setItem(i, 3, item)
                ok += 1
        self.log("%d/%d register okundu." % (ok, len(PHY_REGISTERS)))

    def do_reg_write_prompt(self, rowidx, col):
        if col != 3:
            return
        addr, name, _ = PHY_REGISTERS[rowidx]
        current = self.reg_table.item(rowidx, 3).text()
        QMessageBox.information(
            self, "PHY Register Yazma",
            "%s (0x%02X) yazmak icin UDP Konsol sekmesinde:\n\n"
            "PHY_WRITE|REG:%d|VAL:0x1234\n\n"
            "Mevcut deger: %s" % (name, addr, addr, current))

    def do_phy_scan(self):
        self._sync_proto()
        self.log("SMI bus'inda PHY adresi taraniyor (0-31)...")
        kv = self.proto.phy_scan()
        if kv is None:
            self.log("Tarama yaniti alinamadi.")
            return
        addr = kv.get("ADDR", "NONE")
        if addr == "NONE":
            self.log("Hicbir adreste PHY bulunamadi. RMII saati, MDC/MDIO "
                     "baglantisi veya PHY beslemesini kontrol edin.")
            return
        cfg = kv.get("CONFIGURED", "?")
        self.log("PHY bulundu: adres %s (eth_config.h'de tanimli: %s)" % (addr, cfg))
        if addr != cfg:
            self.log("UYARI: eth_config.h icindeki PHY_ADDRESS yanlis. "
                     "%s olarak duzeltip yeniden derleyin." % addr)

    def do_loopback(self, enable):
        self._sync_proto()
        if self.proto.loopback(enable):
            self.log("PHY dahili loopback %s." % ("acildi" if enable else "kapatildi"))
        else:
            self.log("Loopback komutu basarisiz.")

    def do_benchmark(self):
        self._sync_proto()
        self.latencies = []
        if self.curve:
            self.curve.setData([], [])
        self.bm_progress.setValue(0)

        w = BenchmarkWorker(self.proto, self.bm_count.value(),
                            self.bm_size.value(), self.bm_interval.value())
        w.sample.connect(self._on_sample)
        w.progress.connect(self.bm_progress.setValue)
        w.finished_summary.connect(self._on_bm_done)
        w.finished.connect(lambda: self.bm_start.setEnabled(True))
        w.finished.connect(lambda: self.bm_stop.setEnabled(False))

        self.bm_start.setEnabled(False)
        self.bm_stop.setEnabled(True)
        try:
            self.bm_stop.clicked.disconnect()
        except TypeError:
            pass
        self.bm_stop.clicked.connect(w.stop)
        self._run(w)

    def _on_sample(self, ms):
        self.latencies.append(ms)
        if self.curve:
            self.curve.setData(list(range(len(self.latencies))), self.latencies)

    def _on_bm_done(self, summary):
        self.last_summary = summary
        self.bm_result.setText(
            "Gonderilen %d | Alinan %d | Kayip %.2f%%\n"
            "min %.2f ms   ort %.2f ms   p95 %.2f ms   max %.2f ms   "
            "jitter %.2f ms\nTahmini bant genisligi: %.2f Mbps  (%.1f sn)"
            % (summary["sent"], summary["received"], summary["loss_pct"],
               summary["min_ms"], summary["avg_ms"], summary["p95_ms"],
               summary["max_ms"], summary["jitter_ms"],
               summary["mbps"], summary["elapsed_s"]))

    # ------------------------------------------------------------- Disari

    def save_log(self):
        path, _ = QFileDialog.getSaveFileName(self, "Gunlugu kaydet", "", "Log (*.log)")
        if not path:
            return
        with open(path, "w", encoding="utf-8") as f:
            f.write(self.log_text.toPlainText())
        self.log("Gunluk kaydedildi: %s" % path)

    def export_csv(self):
        if not self.last_summary and not self.latencies:
            self.log("Once bir performans testi calistirin.")
            return

        path, _ = QFileDialog.getSaveFileName(self, "Raporu kaydet", "", "CSV (*.csv)")
        if not path:
            return

        with open(path, "w", newline="", encoding="utf-8") as f:
            wr = csv.writer(f)
            wr.writerow(["E-AETIS Test Raporu"])
            wr.writerow(["Tarih", datetime.now().isoformat(timespec="seconds")])
            wr.writerow(["Hedef", "%s:%d" % (self.proto.ip, self.proto.port)])
            wr.writerow([])
            wr.writerow(["Metrik", "Deger"])
            for k, v in self.last_summary.items():
                wr.writerow([k, v])
            wr.writerow([])
            wr.writerow(["Paket #", "Gecikme (ms)"])
            for i, ms in enumerate(self.latencies):
                wr.writerow([i, "%.3f" % ms])

        self.log("Rapor kaydedildi: %s" % path)

    def closeEvent(self, event):
        self.poll_timer.stop()
        if getattr(self, "telemetry_worker", None):
            self.telemetry_worker.stop()
        for w in list(self.workers):
            if hasattr(w, "stop"):
                w.stop()
            w.wait(1500)
        event.accept()


def main():
    app = QApplication(sys.argv)
    app.setStyle("Fusion")
    win = EAETISWindow()
    win.show()
    sys.exit(app.exec_())


if __name__ == "__main__":
    main()
